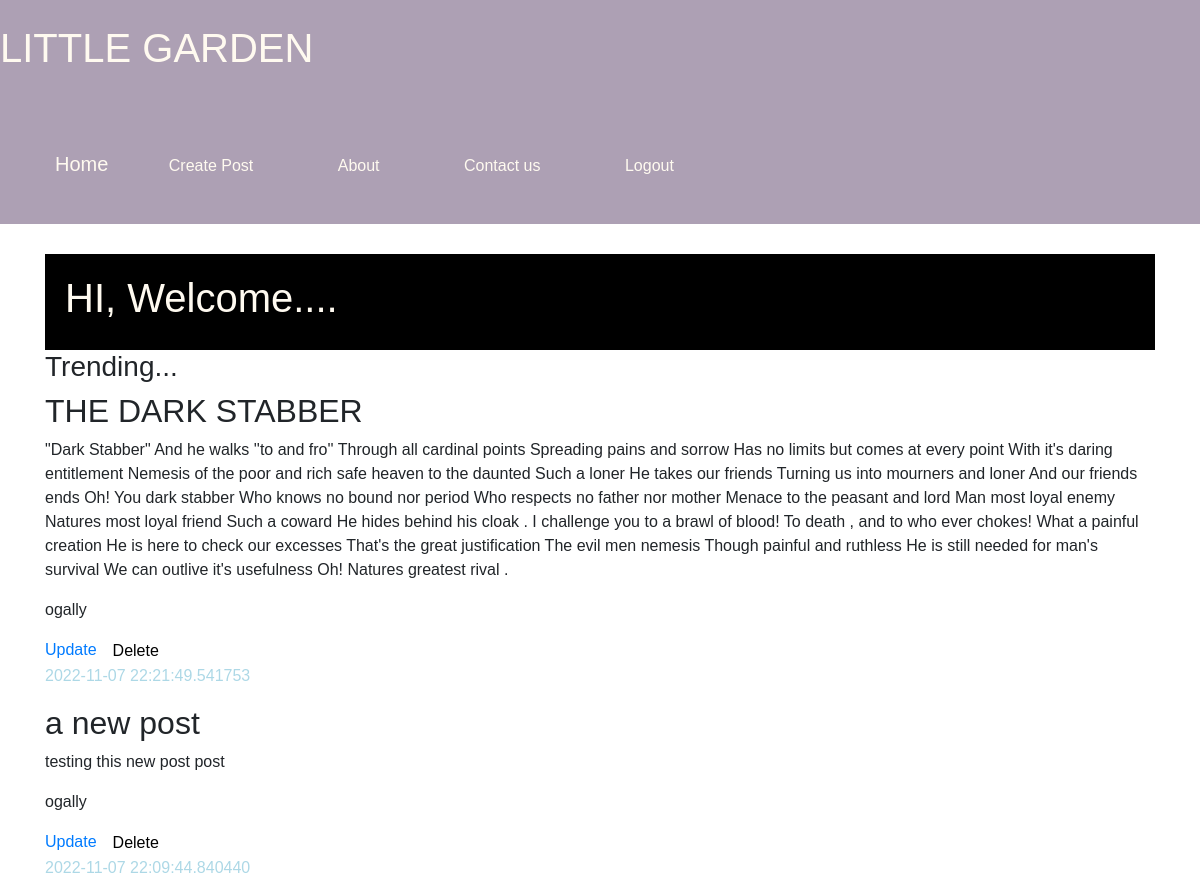
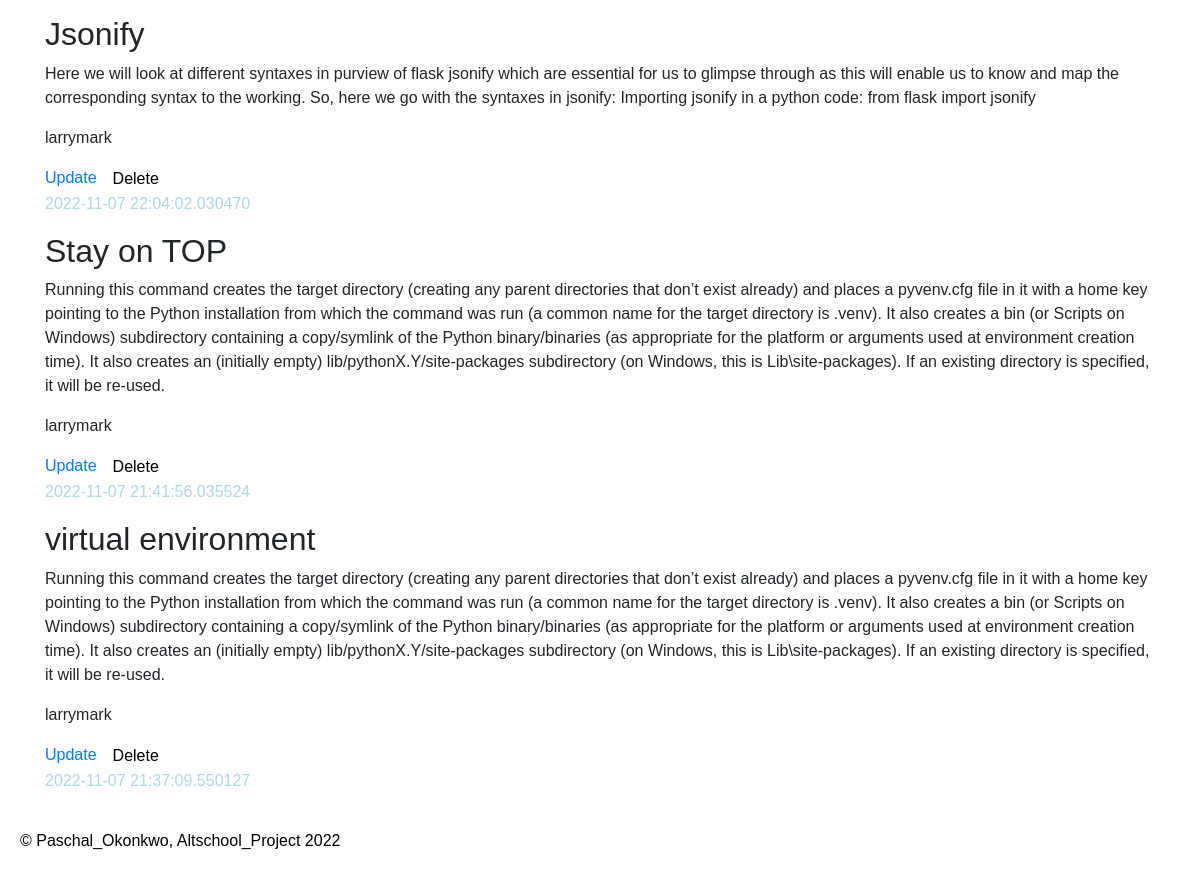
Screenshot of / (signed in) with the database file from the repository (2 pictures, top to bottom).
### app.py (models this page shows, shortened)
class Blog(db.Model, UserMixin):
    id = db.Column(db.Integer(), primary_key=True, unique=True)
    title = db.Column(db.String(240), nullable=False, unique=False)
    content = db.Column(db.Text, nullable=False, unique=False)
    author = db.Column(db.String(50), nullable=False, unique=False)
    date_created = db.Column(db.DateTime)

### app.py (the view)
@app.route('/')
def index():
    index = Blog.query.all()
    return render_template('index.html', index=index)

### app.py (called while the page is built)
@login_manager.user_loader
def user_loader(id):
    return User.query.get(int(id))

### templates/index.html
{% extends 'base.html' %}
{% block content %}
    <div class="form"><h1>HI, Welcome....</h1></div>
    <h3>Trending...</h3>
    {% for post in index[::-1] %}
        <div class="post">
            <h2>{{post.title}}</h2>
            <p>{{post.content}}</p>
            <p>{{post.author}}</p>
        </div>
        <div
        style="
            display: flex;
                "
        >
            <a style="margin-right: 10px" href="{{ url_for('edit', id=post.id) }}">
                Update
            </a>
            <form action="{{ url_for('delete', id=post.id) }}" method="post">
                <input
              type="submit"
              value="Delete"
              onclick="return confirm('You really want to delete this post?')"
              style="background: none; border: none; cursor:pointer;"
            />
            </form>
        </div>
        <div class="datetime">
            <p>{{post.date_created}}</p>
        </div>
    {% endfor %}
{% endblock content %}

### static/main.css (style rules this page uses)
* { font-family: Arial , Helvetica, Sans-serif; box-sizing: ; }
.form { background-color: black ; color: floralwhite; margin: auto; padding: 20px; }
body { margin:10px; text-align: center; background-color: #eee; color: black; font-size: 20px; }
::placeholder { font-style: Normal; }
.datetime { color: lightblue; }
a { text-decoration: none; }

### rows the page displays
Blog: title "THE DARK STABBER", content "\"Dark Stabber\" And he walks ''to and fro'' Through all cardinal points Spreading pains and sorrow Has no limits but comes at every point With it's daring entitlement Nemesis of the poor and rich safe heaven to the daunted Such a loner He takes our friends Turning us into mourners and loner And our friends ends Oh! You dark stabber Who knows no bound nor period Who respects no father nor mother Menace to the peasant and lord Man most loyal enemy Natures most loyal friend Such a coward He hides behind his cloak . I challenge you to a brawl of blood! To death , and to who ever chokes! What a painful creation He is here to check our excesses That's the great justification The evil men nemesis…", author "ogally", date_created "2022-11-07 22:21:49.541753"
Blog: title "a new post", content "testing this new post post", author "ogally", date_created "2022-11-07 22:09:44.840440"
Blog: title "Jsonify", content "Here we will look at different syntaxes in purview of flask jsonify which are essential for us to glimpse through as this will enable us to know and map the corresponding syntax to the working. So, here we go with the syntaxes in jsonify: Importing jsonify in a python code: from flask import jsonify", author "larrymark", date_created "2022-11-07 22:04:02.030470"
Blog: title "Stay on TOP", content "Running this command creates the target directory (creating any parent directories that don’t exist already) and places a pyvenv.cfg file in it with a home key pointing to the Python installation from which the command was run (a common name for the target directory is .venv). It also creates a bin (or Scripts on Windows) subdirectory containing a copy/symlink of the Python binary/binaries (as appropriate for the platform or arguments used at environment creation time). It also creates an (initially empty) lib/pythonX.Y/site-packages subdirectory (on Windows, this is Lib\\site-packages). If an existing directory is specified, it will be re-used.", author "larrymark", date_created "2022-11-07 21:41:56.035524"
Blog: title "virtual environment", content "Running this command creates the target directory (creating any parent directories that don’t exist already) and places a pyvenv.cfg file in it with a home key pointing to the Python installation from which the command was run (a common name for the target directory is .venv). It also creates a bin (or Scripts on Windows) subdirectory containing a copy/symlink of the Python binary/binaries (as appropriate for the platform or arguments used at environment creation time). It also creates an (initially empty) lib/pythonX.Y/site-packages subdirectory (on Windows, this is Lib\\site-packages). If an existing directory is specified, it will be re-used.", author "larrymark", date_created "2022-11-07 21:37:09.550127"
